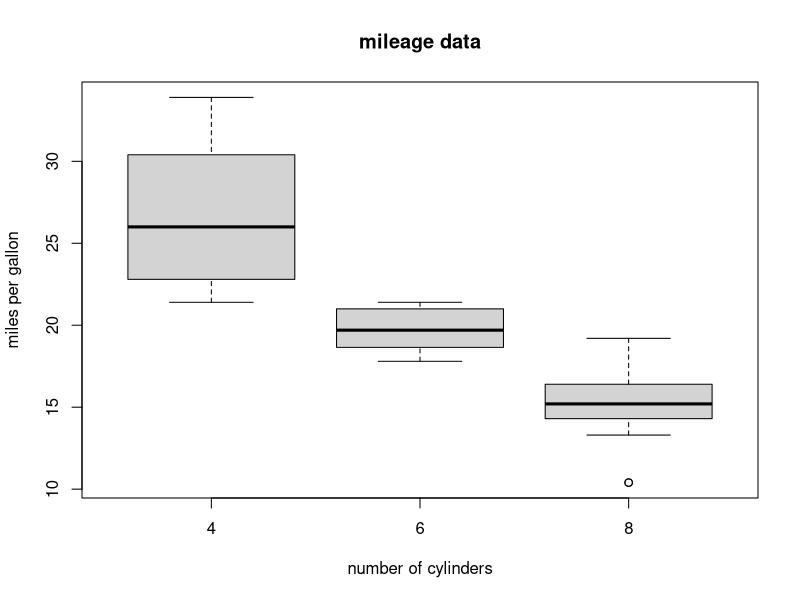

R code for this plot:
# give the chart file name.
png(file="boxplot.png")
# plot the chart.
boxplot(mpg~cyl,data=mtcars,xlab="number of cylinders",ylab="miles per gallon",main="mileage data")
# save the value
dev.off()
